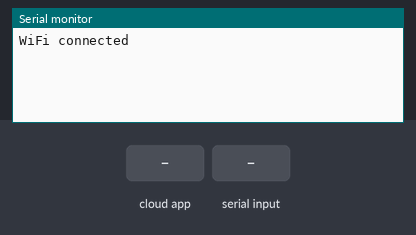
Recording of a sketch running on a simulated ESP8266 (NodeMCU). Parts: the last lines printed to the serial monitor. The test bench sets the inputs (shaded band). WiFi joins after 1.5 s; servers stay silent unless stated; the Firebase database answers and starts empty.

Above: at 2.8 s.
2.9 s: the phone or cloud app sets Mode to 1
At 4.2 s:
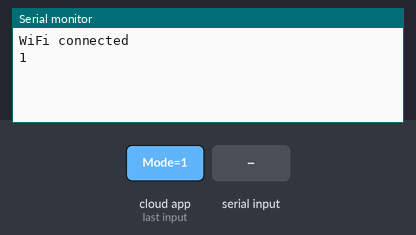
4.5 s: "Y" received over Serial
At 5.9 s:
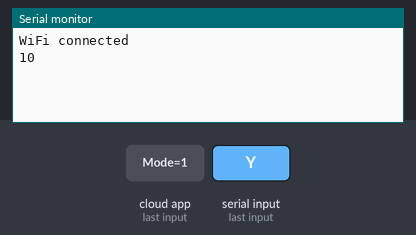

The sketch:

TestESP.ino
```cpp
#include <FirebaseESP8266.h>
#include <ESP8266WiFi.h>
#include <SoftwareSerial.h>
#include <TinyGPS++.h>

#define GPS_UPDATE  600000
//#define GPS_UPDATE  180000
#define GPS_TIMEOUT 120000

static const int RXPin = 14, TXPin = 12;

// The TinyGPS++ object
TinyGPSPlus gps;

SoftwareSerial ss(D5,D6);

//Define FirebaseESP8266 data object
FirebaseData firebaseData;

int state;
int pre_state = 0;
uint32_t start_time = 0;
bool debug = false;

void setup() {
//  pinMode(D0,OUTPUT);
//  pinMode(D1,OUTPUT);
  Serial.begin(9600);
  ss.begin(9600);
  WiFi.mode(WIFI_STA);
  WiFi.disconnect();
//  WiFi.begin("Co&Com T1","20172018");
  WiFi.begin("Tom Reus","123456789");
  while(WiFi.status() != WL_CONNECTED){
    delay(500);
  }
  // Khởi tạo liên kết với Firebase
  Serial.println("WiFi connected");
//Firebase.begin("espclient-60eeb.firebaseio.com","bzz8anfRXXuM2DsxsD7VZ4oh0SDu4dYQc3fbPc5v"); //account Firebase để kết nối
  Firebase.begin("thang-51cf7.firebaseio.com","wpVMfpZ9ybA4Jr22OstucY3o6Moqy7BnUiWGDwMA"); //account Firebase để kết nối
  Firebase.reconnectWiFi(true);
  if (Firebase.getInt(firebaseData,"/status/Mode")) {
    pre_state = firebaseData.intData();
  }
}

void loop() {
  //10' Đọc dữ liệu GPS và giải mã
  if(millis() - start_time > GPS_UPDATE){
    start_time = millis();
    bool GPS_done = false;
    while (GPS_done==false){
//      byte gpsData = ss.read();
//      if(debug) {
//        Serial.write(gpsData);
//      }
      if(ss.available()>0) gps.encode(ss.read());
      yield();
//      delay(0);
      if (gps.location.isUpdated()){
        Firebase.setFloat(firebaseData,"/data/Lat",gps.location.lat());
        Firebase.setFloat(firebaseData,"/data/Long",gps.location.lng());
        if(debug){
          Serial.println();
          Serial.println("Lat: "+String(gps.location.lat()));
          Serial.println("Long: "+String(gps.location.lng()));
        }
        GPS_done = true;
        break;
      }
      //Sau 3' k kết nối được thì thoát vòng lặp
      if((millis() - start_time > GPS_TIMEOUT) && (GPS_done == false)) break;
    }
  }
  else{
    //Kiểm tra việc chuyển chế độ
    if (Firebase.getInt(firebaseData,"/status/Mode")) {
      state = firebaseData.intData();
      //Serial.print(state);
    }
    if(pre_state==1 && state==0){
      Serial.write('0');
      //digitalWrite(D1,LOW);
      pre_state = 0;
    }
    else if(pre_state==0 && state==1){
      Serial.write('1');
      //digitalWrite(D1,HIGH);
      pre_state = 1;
    }

    if(Serial.available()){
      char c = Serial.read();
      if(c == 'X'){
        Firebase.setInt(firebaseData,"/status/Mode",1);
        //digitalWrite(D0,HIGH);
      }
      if(c == 'Y'){
        Firebase.setInt(firebaseData,"/status/Mode",0);
        //digitalWrite(D0,LOW);
      }
    }
  }
}
```

Measured:
- after the input at 2.9 s, the serial monitor: prints a new line after 0.10 s (image 1)
- after the input at 4.5 s, the serial monitor: prints a new line after 0.31 s (image 2)
